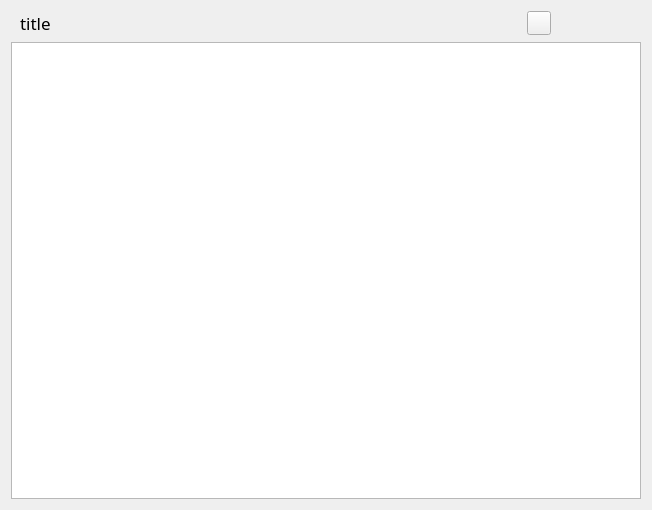
<?xml version="1.0" encoding="UTF-8"?>
<ui version="4.0">
 <class>Dialog</class>
 <widget class="QDialog" name="Dialog">
  <property name="geometry">
   <rect>
    <x>0</x>
    <y>0</y>
    <width>652</width>
    <height>510</height>
   </rect>
  </property>
  <property name="minimumSize">
   <size>
    <width>650</width>
    <height>500</height>
   </size>
  </property>
  <property name="windowTitle">
   <string>Dialog</string>
  </property>
  <layout class="QVBoxLayout" name="verticalLayout">
   <item>
    <layout class="QHBoxLayout" name="horizontalLayout">
     <property name="spacing">
      <number>2</number>
     </property>
     <property name="leftMargin">
      <number>0</number>
     </property>
     <property name="topMargin">
      <number>0</number>
     </property>
     <property name="rightMargin">
      <number>0</number>
     </property>
     <property name="bottomMargin">
      <number>1</number>
     </property>
     <item>
      <widget class="QLabel" name="label_icon">
       <property name="text">
        <string/>
       </property>
       <property name="pixmap">
        <pixmap resource="../../qrc/program.qrc">:/img/ico/dark_arrived.ico</pixmap>
       </property>
      </widget>
     </item>
     <item>
      <widget class="QLabel" name="label_name">
       <property name="font">
        <font>
         <family>微软雅黑</family>
         <pointsize>13</pointsize>
        </font>
       </property>
       <property name="text">
        <string>title</string>
       </property>
      </widget>
     </item>
     <item>
      <spacer name="horizontalSpacer">
       <property name="orientation">
        <enum>Qt::Horizontal</enum>
       </property>
       <property name="sizeHint" stdset="0">
        <size>
         <width>40</width>
         <height>20</height>
        </size>
       </property>
      </spacer>
     </item>
     <item>
      <layout class="QHBoxLayout" name="horizontalLayout_2">
       <property name="spacing">
        <number>0</number>
       </property>
       <item>
        <widget class="QToolButton" name="button_preset">
         <property name="maximumSize">
          <size>
           <width>30</width>
           <height>30</height>
          </size>
         </property>
         <property name="focusPolicy">
          <enum>Qt::NoFocus</enum>
         </property>
         <property name="text">
          <string/>
         </property>
         <property name="icon">
          <iconset resource="../../qrc/program.qrc">
           <normaloff>:/img/ico/dark_arrow_down.ico</normaloff>:/img/ico/dark_arrow_down.ico</iconset>
         </property>
         <property name="popupMode">
          <enum>QToolButton::InstantPopup</enum>
         </property>
         <property name="arrowType">
          <enum>Qt::NoArrow</enum>
         </property>
        </widget>
       </item>
       <item>
        <widget class="QPushButton" name="button_min">
         <property name="maximumSize">
          <size>
           <width>30</width>
           <height>30</height>
          </size>
         </property>
         <property name="text">
          <string/>
         </property>
         <property name="icon">
          <iconset resource="../../qrc/program.qrc">
           <normaloff>:/img/ico/dark_minus.ico</normaloff>:/img/ico/dark_minus.ico</iconset>
         </property>
         <property name="autoDefault">
          <bool>true</bool>
         </property>
         <property name="flat">
          <bool>true</bool>
         </property>
        </widget>
       </item>
       <item>
        <widget class="QPushButton" name="button_max">
         <property name="maximumSize">
          <size>
           <width>30</width>
           <height>30</height>
          </size>
         </property>
         <property name="text">
          <string/>
         </property>
         <property name="icon">
          <iconset resource="../../qrc/program.qrc">
           <normaloff>:/img/ico/dark_max.ico</normaloff>:/img/ico/dark_max.ico</iconset>
         </property>
         <property name="autoDefault">
          <bool>true</bool>
         </property>
         <property name="flat">
          <bool>true</bool>
         </property>
        </widget>
       </item>
       <item>
        <widget class="QPushButton" name="button_close">
         <property name="maximumSize">
          <size>
           <width>30</width>
           <height>30</height>
          </size>
         </property>
         <property name="text">
          <string/>
         </property>
         <property name="icon">
          <iconset resource="../../qrc/program.qrc">
           <normaloff>:/img/ico/dark_close.ico</normaloff>:/img/ico/dark_close.ico</iconset>
         </property>
         <property name="autoDefault">
          <bool>true</bool>
         </property>
         <property name="flat">
          <bool>true</bool>
         </property>
        </widget>
       </item>
      </layout>
     </item>
    </layout>
   </item>
   <item>
    <widget class="QTableWidget" name="schedule_table">
     <property name="font">
      <font>
       <family>微软雅黑</family>
       <pointsize>12</pointsize>
      </font>
     </property>
    </widget>
   </item>
  </layout>
 </widget>
 <resources>
  <include location="../../qrc/program.qrc"/>
 </resources>
 <connections/>
</ui>
